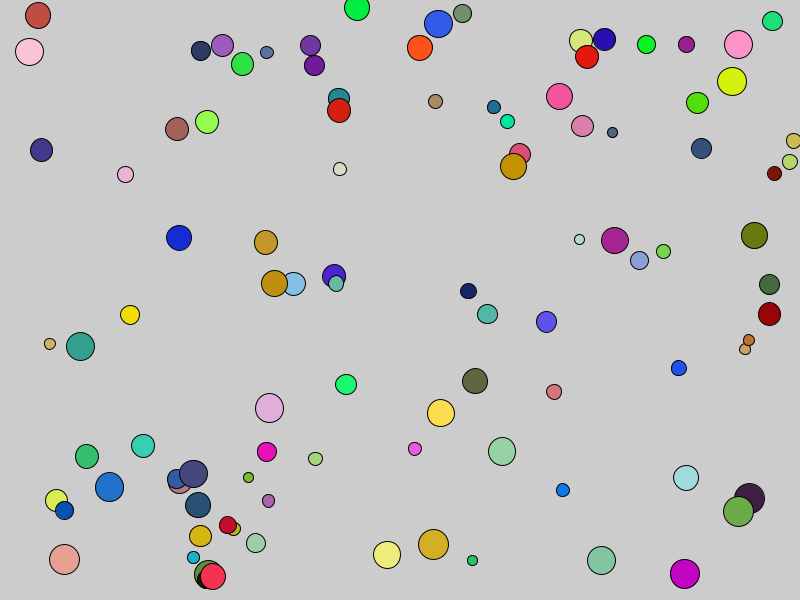
Frame 1 (no input)
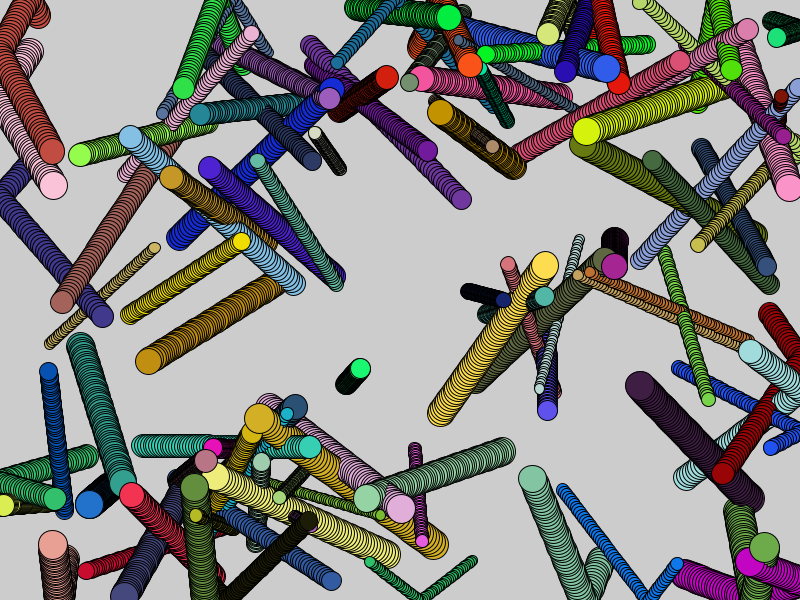
Frame 60 (the mouse pressed at the canvas centre just before this capture)
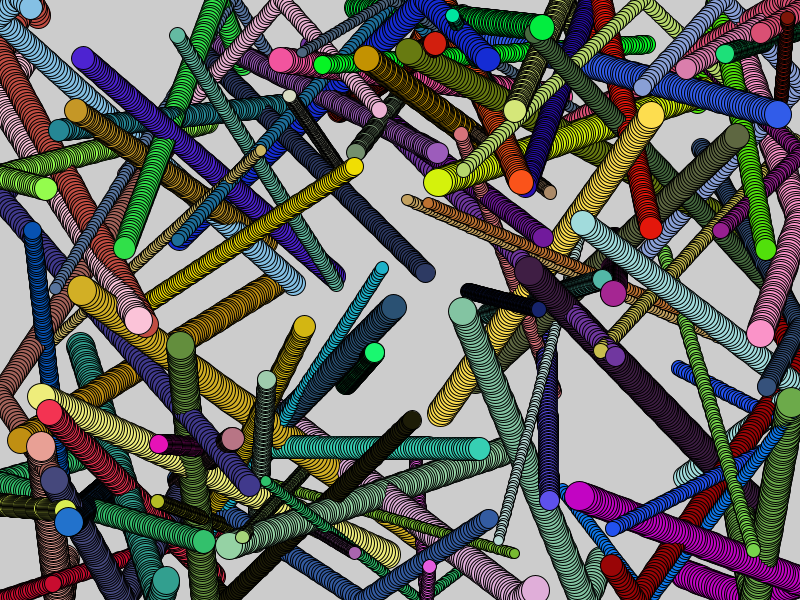
Frame 120 (the mouse held since frame 60 and released just before this capture)

The Processing sketch that drew these frames (run headless with seeded random() and noise(); from frame 60 on, the mouse is pressed at the canvas centre):

// Processing sketch: processing_123528
// ── processing_123528.pde

Ball[] balls; 

void setup() {
  size(800,600);
  balls = new Ball[100];
  for(int i = 0; i < 100; i++) {
    balls[i] = new Ball();
  }
  smooth();
}

void draw() {
 // background(0);  
  for(int i = 0; i < 100; i++) {
    balls[i].move();
    balls[i].render();
  }
}



class Ball {
  float x,y;
  float mx,my;
  color c;
  float s;

  Ball() {
    x = random(width);
    y = random(height);
    mx = random(-3,3);
    my = random(-3,3);
    c = color(random(255),random(255),random(255));
    s = random(10,30);
  }

  void move() {
    x += mx; 
    y += my;
    if(x > width || x < 0) {
      mx*=-1;
    }
    if(y > height || y < 0)
    {
      my*=-1;
    }
  }

  void render() {
    fill(c);
    ellipse(x,y,s,s);
  }
}
